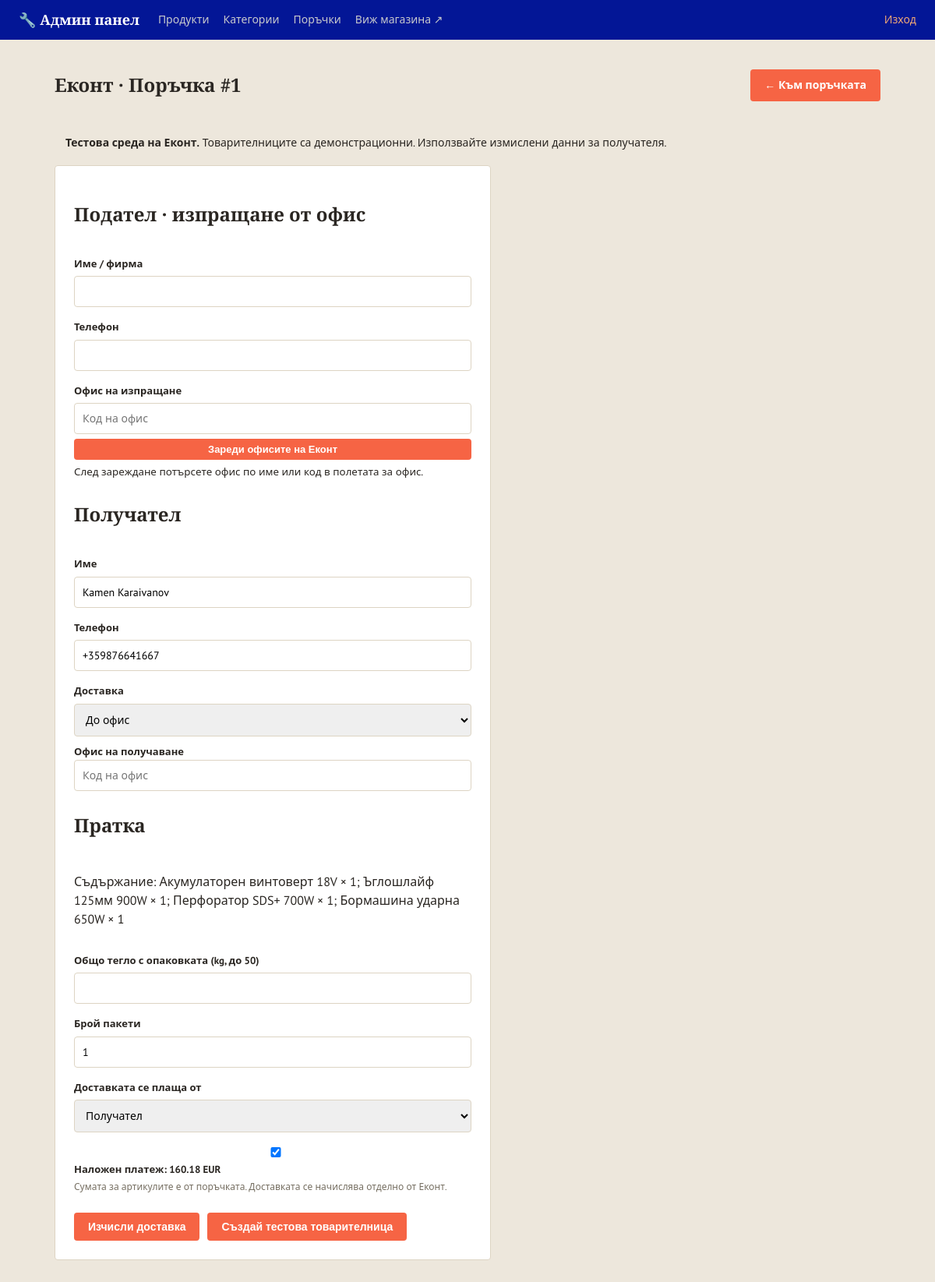
The app's page /admin/orders/1/econt (signed in) with its own data.
### models.py (models this page shows, shortened)
class Order(db.Model):
    __tablename__ = 'orders'
    STATUSES = ['нова', 'в обработка', 'изпратена', 'завършена', 'отказана']
    id = db.Column(db.Integer, primary_key=True)
    customer_name = db.Column(db.String(150), nullable=False)
    phone = db.Column(db.String(50), nullable=False)
    address = db.Column(db.String(300), nullable=False)
    email = db.Column(db.String(150), default='')
    total = db.Column(db.Float, nullable=False)
    status = db.Column(db.String(30), default='нова', nullable=False)
    created_at = db.Column(db.DateTime, default=datetime.utcnow)
    items = db.relationship('OrderItem', backref='order', lazy=True)

class OrderItem(db.Model):
    __tablename__ = 'order_items'
    id = db.Column(db.Integer, primary_key=True)
    order_id = db.Column(db.Integer, db.ForeignKey('orders.id'), nullable=False)
    product_id = db.Column(db.Integer, db.ForeignKey('products.id'), nullable=True)
    product_name = db.Column(db.String(200), nullable=False)
    price = db.Column(db.Float, nullable=False)
    qty = db.Column(db.Integer, nullable=False)

### courier.py (the view)
    @app.route('/admin/orders/<int:order_id>/econt', methods=['GET'])
    @admin_required
    def courier_order(order_id):
        return render_order(Order.query.get_or_404(order_id))

### app.py (called while the page is built)
@app.context_processor
def inject_whatsapp_number():
    return {'whatsapp_number': app.config['WHATSAPP_NUMBER'], 'asset_version': app.config['ASSET_VERSION']}

@app.context_processor
def inject_category_icons():
    return {'category_icons': CATEGORY_ICONS}

def admin_required(view_func):
    @wraps(view_func)
    def wrapper(*args, **kwargs):
        if not session.get('is_admin'):
            flash('Моля, влезте в системата.', 'error')
            return redirect(url_for('admin_login', next=request.path))
        return view_func(*args, **kwargs)
    return wrapper

### templates/admin/courier.html (shortened to what this page needs)
{% extends 'admin/base.html' %}
{% block content %}
<div class="admin-header-row">
    <h1 class="page-title">Еконт · Поръчка #{{ order.id }}</h1>
    <a class="btn btn-secondary" href="{{ url_for('admin_order_detail', order_id=order.id) }}">← Към поръчката</a>
</div>
{% if environment == 'test' %}
<div class="flash flash-warning"><strong>Тестова среда на Еконт.</strong> Товарителниците са демонстрационни. Използвайте измислени данни за получателя.</div>
{% else %}
<div class="flash flash-warning"><strong>Реална среда на Еконт.</strong> „Създай товарителница“ регистрира пратка при куриера.</div>
{% endif %}
{% if shipment and shipment.state == 'created' %}
<section class="admin-panel">
    <h2>Товарителница № {{ shipment.shipment_number }}</h2>
    <p>{{ shipment.delivery_status }}</p>
    {% if shipment.pdf_url %}<a class="btn" target="_blank" rel="noopener noreferrer" href="{{ url_for('courier_pdf', order_id=order.id) }}">Отвори PDF / Печат</a>{% endif %}
    <form method="post" action="{{ url_for('courier_refresh', order_id=order.id) }}" style="margin-top:16px">
        <input type="hidden" name="csrf_token" value="{{ session.courier_csrf }}">
        <button class="btn btn-secondary" type="submit">Обнови статус / PDF</button>
    </form>
    <p class="field-hint">PDF се отваря в нов раздел. Използвайте бутона за печат на PDF прегледа.</p>
</section>
{% else %}
<form class="admin-form" method="post" id="courier-form">
    <h2>Подател · изпращане от офис</h2>
    <label for="sender_name">Име / фирма</label>
    <input id="sender_name" name="sender_name" value="{{ form.get('sender_name', '') }}" maxlength="150" required>
    <label for="sender_phone">Телефон</label>
    <input id="sender_phone" name="sender_phone" value="{{ form.get('sender_phone', '') }}" maxlength="50" required>
    <label for="sender_office">Офис на изпращане</label>
    <input id="sender_office" name="sender_office" list="econt-offices" value="{{ form.get('sender_office', '') }}" placeholder="Код на офис" maxlength="20" required>
    <button class="btn btn-small btn-secondary" type="button" id="load-offices" data-url="{{ url_for('courier_offices') }}">Зареди офисите на Еконт</button>
    <small id="offices-status" role="status">След зареждане потърсете офис по име или код в полетата за офис.</small>
    <h2>Получател</h2>
    <label for="receiver_name">Име</label>
    <input id="receiver_name" name="receiver_name" value="{{ form.get('receiver_name', '') }}" maxlength="150" required>
    <label for="receiver_phone">Телефон</label>
    <input id="receiver_phone" name="receiver_phone" value="{{ form.get('receiver_phone', '') }}" maxlength="50" required>
    <label for="delivery_type">Доставка</label>
    <select id="delivery_type" name="delivery_type">
        <option value="office" {% if form.get('delivery_type') == 'office' %}selected{% endif %}>До офис</option>
    </select>
    <div id="office-fields">
        <label for="receiver_office">Офис на получаване</label>
        <input id="receiver_office" name="receiver_office" list="econt-offices" value="{{ form.get('receiver_office', '') }}" placeholder="Код на офис" maxlength="20">
    </div>
    <h2>Пратка</h2>
    <p>Съдържание: {% for item in order.items %}{{ item.product_name }} × {{ item.qty }}{% if not loop.last %}; {% endif %}{% endfor %}</p>
    <label for="weight">Общо тегло с опаковката (kg, до 50)</label>
    <input type="number" id="weight" name="weight" min="0.001" max="50" step="0.001" value="{{ form.get('weight', '') }}" required>
    <label for="pack_count">Брой пакети</label>
    <input type="number" id="pack_count" name="pack_count" min="1" max="100" value="{{ form.get('pack_count', '1') }}" required>
    <label for="payer">Доставката се плаща от</label>
    <select id="payer" name="payer">
        <option value="receiver" {% if form.get('payer') == 'receiver' %}selected{% endif %}>Получател</option>
    </select>
    <label for="cod"><input type="checkbox" id="cod" name="cod" value="1" {% if form.get('cod') == '1' %}checked{% endif %}> Наложен платеж: {{ '%.2f'|format(order.total) }} EUR</label>
    <small class="field-hint">Сумата за артикулите е от поръчката. Доставката се начислява отделно от Еконт.</small>
    <div class="admin-form-actions">
        <button class="btn btn-secondary" type="submit" name="action" value="calculate">Изчисли доставка</button>
        <button class="btn" type="submit" name="action" value="create">{% if environment == 'test' %}Създай тестова товарителница{% else %}Създай товарителница{% endif %}</button>
    </div>
</form>
{% endif %}
{% endblock %}

### static/css/style.css (style rules this page uses)
:root { --steel: #0623e8; --steel-dark: #031696; --accent: #f66444; --accent-dark: #bf4e35; --highlight: #d9a441; --bg: #ede7dc; --card-bg: #ffffff; --border: #ddd4c3; --text: #2a2622; --text-light: #766f62; --success: #4b7a51; --danger: #a23636; --radius: 4px; }
* { box-sizing: border-box; }
body { margin: 0; font-family: 'PT Sans', 'Segoe UI', Roboto, Arial, sans-serif; background: var(--bg); color: var(--text); line-height: 1.5; }
h1, h2, h3, .brand, .hero h1 { font-family: 'Bitter', Georgia, serif; }
a { color: inherit; text-decoration: none; }
.page-title { font-size: 24px; margin-bottom: 16px; }
.btn { display: inline-block; background: var(--accent); color: #fff; border: none; padding: 10px 18px; border-radius: var(--radius); font-weight: 600; cursor: pointer; font-size: 14px; }
.btn-small { padding: 6px 12px; font-size: 13px; }
.flash { padding: 10px 14px; border-radius: var(--radius); margin-bottom: 8px; font-size: 14px; }

### static/css/admin.css (style rules this page uses)
.admin-body { background: var(--bg); }
.admin-header-row { display: flex; align-items: center; justify-content: space-between; margin-bottom: 20px; }
.btn-secondary { background: #e2e0dc; color: var(--text); }
.admin-form, .admin-inline-form { background: var(--card-bg); border: 1px solid var(--border); border-radius: var(--radius); padding: 24px; max-width: 560px; display: flex; flex-direction: column; gap: 6px; margin-bottom: 24px; }
.admin-form label { font-size: 13px; font-weight: 600; margin-top: 10px; }
.admin-form input, .admin-form select, .admin-form textarea, .admin-inline-form input { padding: 10px; border: 1px solid var(--border); border-radius: var(--radius); font-size: 14px; font-family: inherit; width: 100%; }
.admin-form-actions { display: flex; gap: 10px; margin-top: 18px; }
.field-hint { color: var(--text-light); font-size: 12px; margin-top: -2px; }

### records on screen
Order: id "1", receiver_name "Kamen Karaivanov", receiver_phone "+359876641667", total "160.18"
OrderItem: product_name "Акумулаторен винтоверт 18V", qty "1"
OrderItem: product_name "Ъглошлайф 125мм 900W", qty "1"
OrderItem: product_name "Перфоратор SDS+ 700W", qty "1"
OrderItem: product_name "Бормашина ударна 650W", qty "1"
